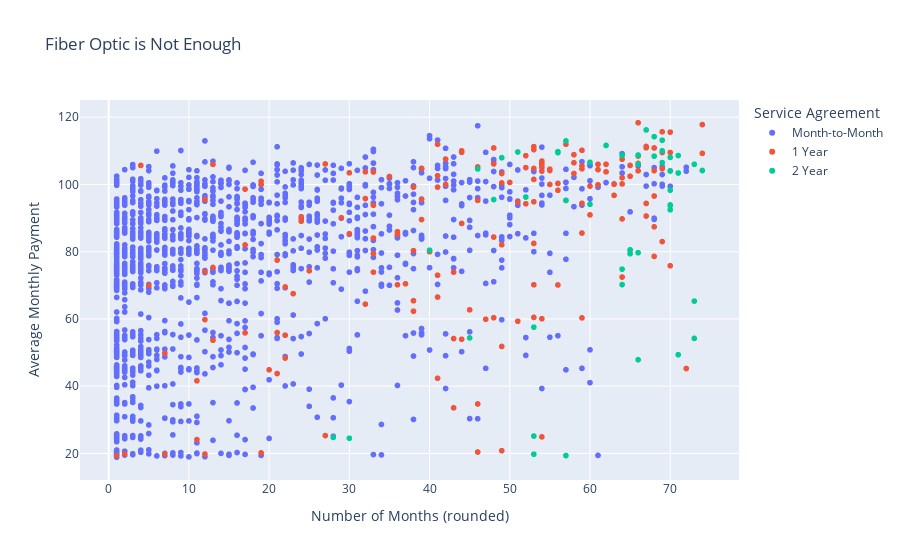

Write notebook code for a chart like this one.
### Code cell
ax = px.scatter(df2, x='rounded_tenure', y='monthly_charges', color='type_of_contract', title='Fiber Optic is Not Enough', labels={'rounded_tenure': 'Number of Months (rounded)', 'monthly_charges': 'Average Monthly Payment'})
ax.update_layout(legend={'title': 'Service Agreement'})
ax

# size='partner_dependents'

### Figure 1 — Plotly figure (JSON) as saved in the notebook; plotly's stock layout.template omitted (floating-point values rounded to 4 significant figures; data arrays with more than 128 entries replaced by an {"elided": "..."} marker saying what was removed)
{"data": [{"hovertemplate": "type_of_contract=Month-to-Month<br>Number of Months (rounded)=%{x}<br>Average Monthly Payment=%{y}<extra></extra>", "legendgroup": "Month-to-Month", "marker": {"color": "#636efa", "symbol": "circle"}, "mode": "markers", "name": "Month-to-Month", "showlegend": true, "type": "scattergl", "x": {"elided": "1656 int values"}, "xaxis": "x", "y": {"elided": "1656 float values"}, "yaxis": "y"}, {"hovertemplate": "type_of_contract=1 Year<br>Number of Months (rounded)=%{x}<br>Average Monthly Payment=%{y}<extra></extra>", "legendgroup": "1 Year", "marker": {"color": "#EF553B", "symbol": "circle"}, "mode": "markers", "name": "1 Year", "showlegend": true, "type": "scattergl", "x": {"elided": "166 int values"}, "xaxis": "x", "y": {"elided": "166 float values"}, "yaxis": "y"}, {"hovertemplate": "type_of_contract=2 Year<br>Number of Months (rounded)=%{x}<br>Average Monthly Payment=%{y}<extra></extra>", "legendgroup": "2 Year", "marker": {"color": "#00cc96", "symbol": "circle"}, "mode": "markers", "name": "2 Year", "showlegend": true, "type": "scattergl", "x": [53, 66, 74, 53, 66, 57, 52, 68, 56, 70, 70, 60, 70, 62, 69, 73, 53, 73, 66, 70, 51, 56, 57, 69, 68, 64, 69, 73, 57, 49, 71, 46, 70, 60, 64, 45, 71, 64, 40, 66, 30, 65, 28, 70, 65, 71, 67, 48], "xaxis": "x", "y": [19.75, 47.85, 104.2, 25.15, 108.8, 95.25, 96.25, 114.2, 109.8, 93.9, 93.7, 94.1, 108.0, 111.6, 110, 106, 57.55, 65.3, 79.7, 104, 109.7, 109.5, 113.0, 113.2, 108.4, 74.8, 106.5, 54.2, 19.35, 108.0, 49.35, 104.6, 98.3, 106.6, 108.7, 54.35, 108.6, 70.2, 80.45, 106.0, 24.5, 80.55, 24.75, 92.45, 79.4, 103.4, 116.2, 95.5], "yaxis": "y"}], "layout": {"legend": {"title": {"text": "Service Agreement"}, "tracegroupgap": 0}, "title": {"text": "Fiber Optic is Not Enough"}, "xaxis": {"anchor": "y", "domain": [0, 1], "title": {"text": "Number of Months (rounded)"}}, "yaxis": {"anchor": "x", "domain": [0, 1], "title": {"text": "Average Monthly Payment"}}}}
